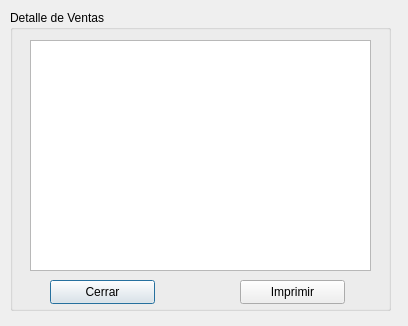
<?xml version="1.0" encoding="UTF-8"?>
<ui version="4.0">
 <class>dventas</class>
 <widget class="QDialog" name="dventas">
  <property name="geometry">
   <rect>
    <x>0</x>
    <y>0</y>
    <width>408</width>
    <height>326</height>
   </rect>
  </property>
  <property name="windowTitle">
   <string>Dialog</string>
  </property>
  <widget class="QGroupBox" name="groupBox">
   <property name="geometry">
    <rect>
     <x>10</x>
     <y>10</y>
     <width>381</width>
     <height>301</height>
    </rect>
   </property>
   <property name="title">
    <string>Detalle de Ventas</string>
   </property>
   <widget class="QTableView" name="lista">
    <property name="geometry">
     <rect>
      <x>20</x>
      <y>30</y>
      <width>341</width>
      <height>231</height>
     </rect>
    </property>
   </widget>
   <widget class="QPushButton" name="cerrar">
    <property name="geometry">
     <rect>
      <x>40</x>
      <y>270</y>
      <width>105</width>
      <height>24</height>
     </rect>
    </property>
    <property name="text">
     <string>Cerrar</string>
    </property>
    <property name="icon">
     <iconset resource="pandasoft.qrc">
      <normaloff>:/images/dialog-close.png</normaloff>:/images/dialog-close.png</iconset>
    </property>
   </widget>
   <widget class="QPushButton" name="print">
    <property name="geometry">
     <rect>
      <x>230</x>
      <y>270</y>
      <width>105</width>
      <height>24</height>
     </rect>
    </property>
    <property name="text">
     <string>Imprimir</string>
    </property>
    <property name="icon">
     <iconset resource="pandasoft.qrc">
      <normaloff>:/images/document-print-preview.png</normaloff>:/images/document-print-preview.png</iconset>
    </property>
   </widget>
  </widget>
 </widget>
 <resources>
  <include location="pandasoft.qrc"/>
 </resources>
 <connections/>
</ui>
